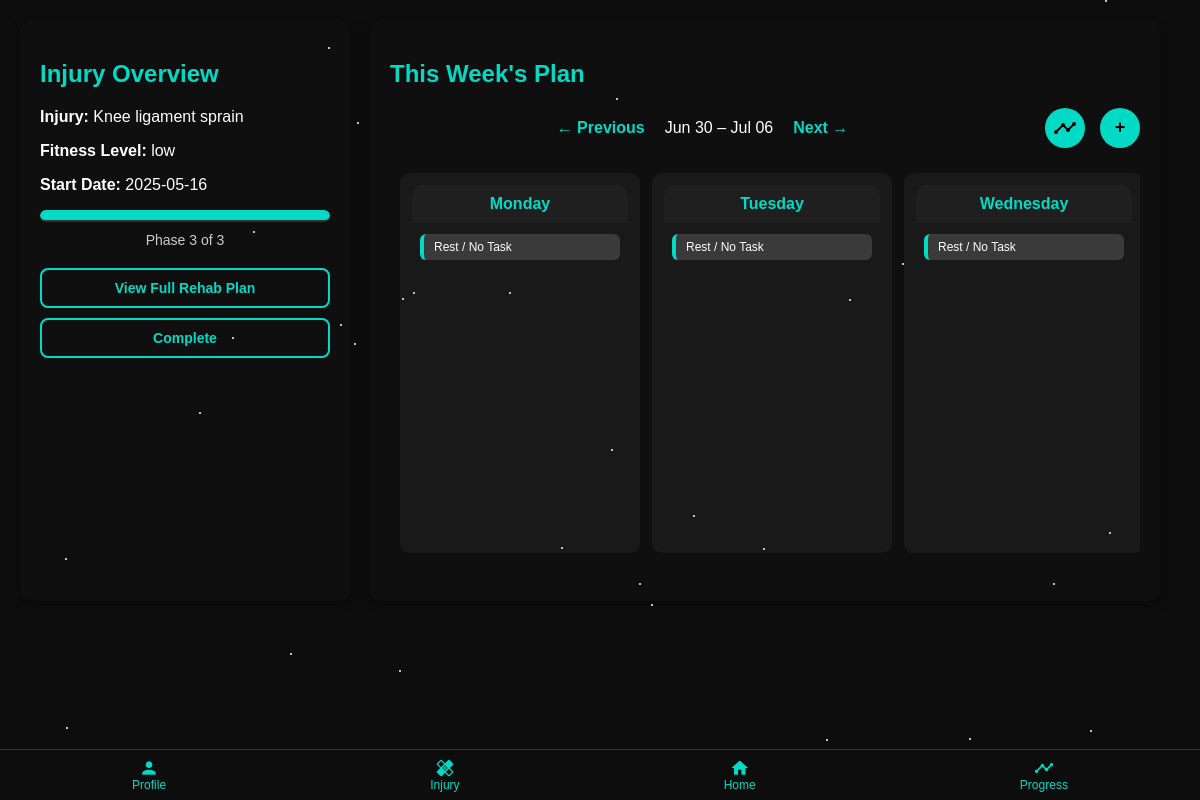
/home?week_offset=-1 (signed in), run on an earlier commit of the app's database.
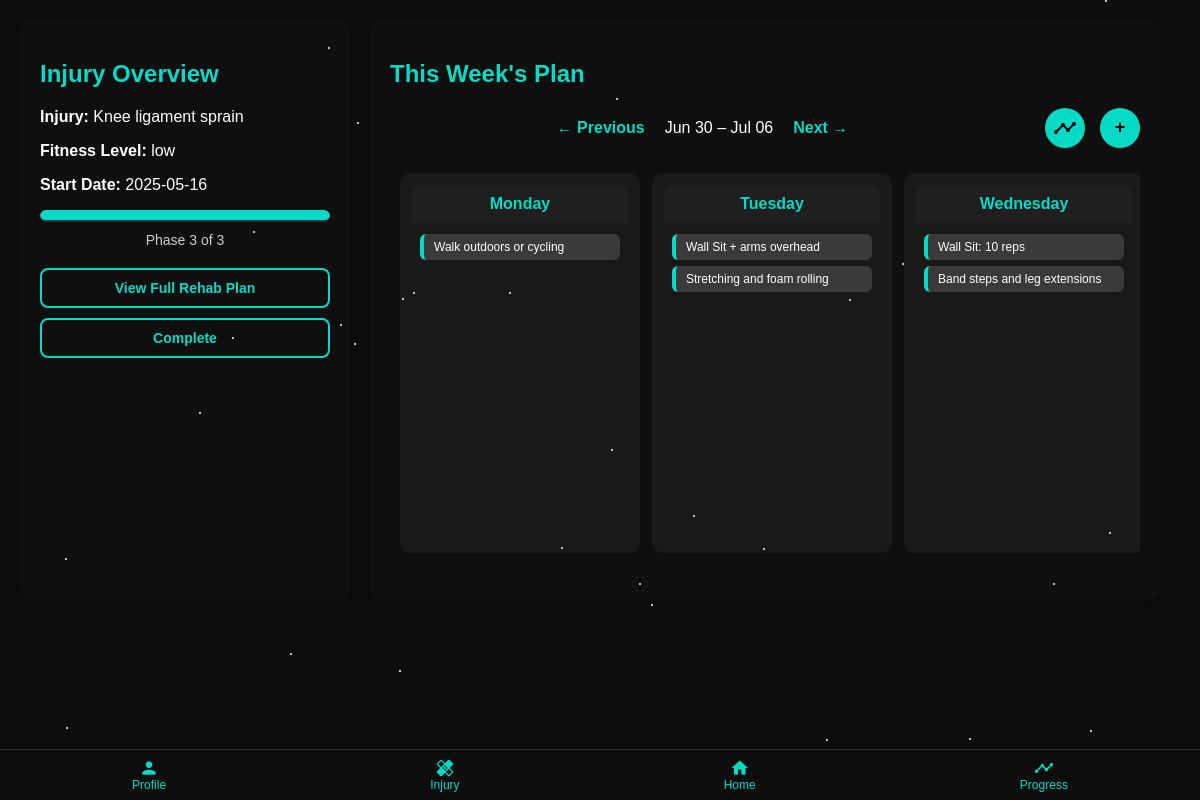
And on a later commit of the database.
### tables this page shows
CREATE TABLE user_events (
            id INTEGER PRIMARY KEY AUTOINCREMENT,
            user_id INTEGER NOT NULL,
            title TEXT NOT NULL,
            date TEXT NOT NULL, completed INTEGER DEFAULT 0, start DATETIME, end DATETIME, repeat_type TEXT,
            FOREIGN KEY (user_id) REFERENCES users(id)
        );

### app.py (the view)
@app.route("/home")
def home():
    user_id = session.get('user_id')
    if not user_id:
        return redirect(url_for('auth.login'))
    user_injury = get_user_injury(user_id)
    if not user_injury:
        return render_template("home_page.html",
                               injuries=get_distinct_injury_types(),
                               user_injury=None)
    injury_type, fitness_level, doctor_confirmed, rehab_start_date = user_injury
    rehab_start = datetime.strptime(rehab_start_date, "%Y-%m-%d").date()
    today = datetime.today().date()
    week_offset = request.args.get("week_offset", 0, type=int)
    monday = today - timedelta(days=today.weekday()) + timedelta(weeks=week_offset)
    week_dates = [monday + timedelta(days=i) for i in range(7)]
    week_range = f"{week_dates[0].strftime('%b %d')} – {week_dates[-1].strftime('%b %d')}"
    current_date = datetime.today().strftime('%Y-%m-%d')
    with connect_user_db() as conn:
        cursor = conn.cursor()
        cursor.execute('''
            SELECT title, completed
            FROM user_events
            WHERE user_id = ? AND date = ?
        ''', (user_id, today.strftime('%Y-%m-%d')))
        today_tasks = [{"title": row[0], "completed": bool(row[1])} for row in cursor.fetchall()]
        week = []
        for date in week_dates:
            cursor.execute('''
                SELECT id, title, start, end, completed
                FROM user_events
                WHERE user_id = ? AND date = ?
            ''', (user_id, date.strftime('%Y-%m-%d')))
            events = [{
                "id": row[0],
                "title": row[1],
                "start": row[2],
                "end": row[3],
                "completed": bool(row[4])
            } for row in cursor.fetchall()]
            week.append({
                "name": date.strftime("%A"),
                "date": date.strftime("%Y-%m-%d"),
                "events": events
            })
    current_phase, _, total_phases = get_current_rehab_phase(user_id)
    progress_percent = round((current_phase / total_phases) * 100, 1) if current_phase and total_phases else 0
    return render_template("home_page.html",
                           injury_type=injury_type,
                           fitness_level=fitness_level,
                           rehab_start_date=rehab_start_date,
                           current_phase=current_phase,
                           total_phases=total_phases,
                           progress_percent=progress_percent,
                           today_tasks=today_tasks,
                           week=week,
                           week_range=week_range,
                           week_offset=week_offset,
                           user_injury=user_injury,
                           current_date=current_date)

### database.py (called while the page is built)
def create_connection_injuries():
    return sqlite3.connect(DB_PATH_INJURIES)

def connect_user_db():
    return sqlite3.connect('instance/users.db')

def get_user_injury(user_id):
    with create_connection_injuries() as conn:
        cursor = conn.cursor()
        cursor.execute('''
            SELECT injury_type, fitness_level, doctor_confirmed, rehab_start_date
            FROM user_injuries
            WHERE user_id = ?
        ''', (user_id,))
        result = cursor.fetchone()
        if result:
            injury_type = result[0].strip() if result[0] else None
            fitness_level = result[1].strip() if result[1] else None
            return injury_type, fitness_level, result[2], result[3]
        return None

### templates/home_page.html (shortened to what the changed rows need)
<!DOCTYPE html>
<html lang="en">
<head>
    <link rel="stylesheet" href="{{ url_for('static', filename='css/home_page.css') }}">
</head>
<body>
{% if user_injury %}
<main class="main-container">
    <section class="todays-plan">
        <h2>Injury Overview</h2>
    </section>
    <section class="weekly-calendar">
        <h2>This Week's Plan</h2>
        <div class="week-grid">
            {% for day in week %}
            <div class="day-column{% if day.date|string == current_date %} today{% endif %}">
                <div class="day-header">{{ day.name }}</div>
                <div class="day-body">
                    {% if day.events %}
                        {% for event in day.events %}
                        <div class="event {% if event.completed %}completed{% endif %}"
                            data-id="{{ event.id }}"
                            data-title="{{ event.title }}"
                            data-start="{{ event.start }}"
                            data-end="{{ event.end }}"
                            data-completed="{{ event.completed | string | lower }}"
                            onclick="openEventModal(this)">
                        <div style="display: flex; justify-content: space-between; align-items: center;">
                            <span>
                                {% if event.completed %}
                                    <span class="checkmark">✓</span> {{ event.title }}
                                {% else %}
                                    {{ event.title }}
                                {% endif %}
                            </span>
                        </div>
                        </div>
                        {% endfor %}
                    {% else %}
                        <div class="event">Rest / No Task</div>
                    {% endif %}
                </div>
            </div>
            {% endfor %}
        </div>
<br>
    </section>
<br><br>
</main>
{% endif %}
<link href='https://cdn.jsdelivr.net/npm/fullcalendar@5.11.0/main.min.css' rel='stylesheet' />
</body>
</html>

What changed in the data, as far as the page shows it:
added user_events: title "Walk outdoors or cycling", shown under "Monday"
added user_events: title "Wall Sit + arms overhead", shown under "Tuesday"
added user_events: title "Stretching and foam rolling", shown under "Tuesday"
added user_events: title "Wall Sit: 10 reps", shown under "Wednesday"
added user_events: title "Band steps and leg extensions", shown under "Wednesday"
Also different on the page:
list line gone: "Rest / No Task"
